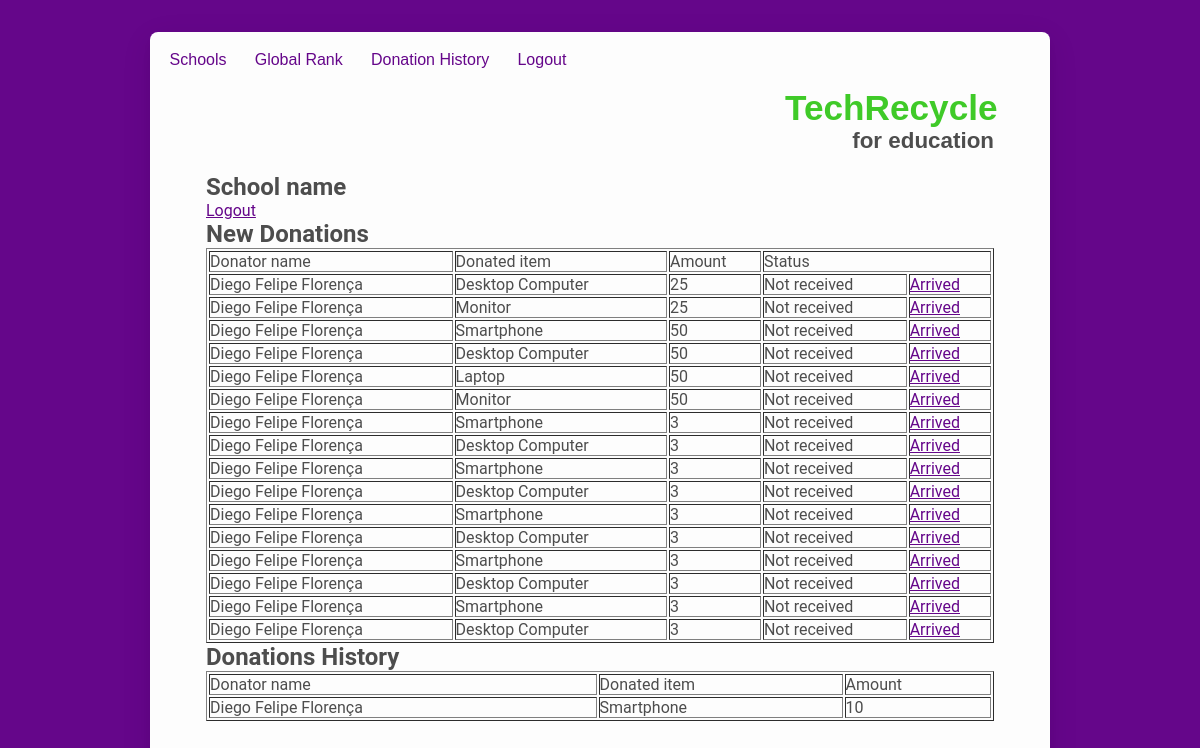
Before: /school_page (signed in) with the older database file.
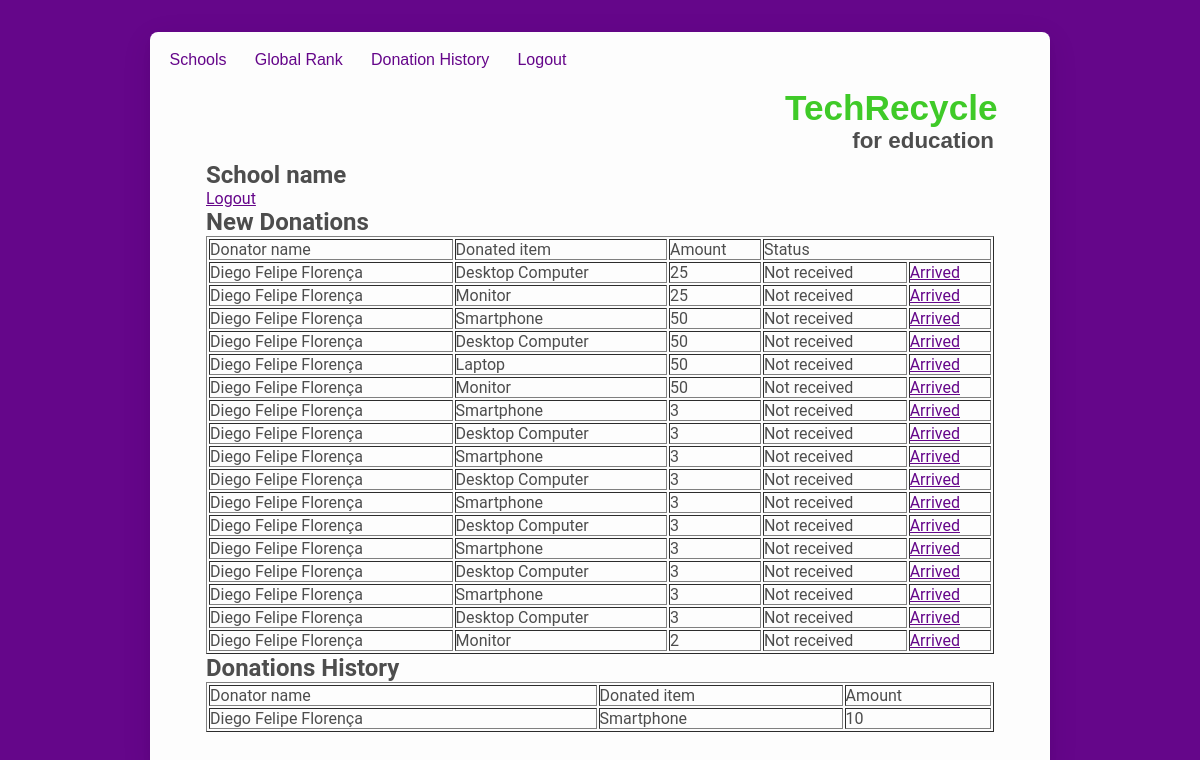
After: the same page with the newer database file.
### tables this page shows
CREATE TABLE "donations" (
	"id"	INTEGER,
	"user_id"	VARCHAR(255),
	"school_id"	VARCHAR(255),
	"item_id"	VARCHAR(255),
	"amount"	VARCHAR(255),
	"received"	INTEGER,
	PRIMARY KEY("id")
);

CREATE TABLE 'users' ( 'id' INTEGER PRIMARY KEY, 'name' VARCHAR(255), 'email' VARCHAR(255), 'password' VARCHAR(255), 'photo' VARCHAR(255) );

CREATE TABLE 'items' ( 'id' INTEGER PRIMARY KEY, 'name' VARCHAR(255), 'description' VARCHAR(255), 'icon' VARCHAR(255), 'scores' INTEGER );

### app.py (the view)
@app.route('/school_page')
def schoolPage():
    if 'userId' in session:
        schoolId = session['userId']
        con = sql.connect(DATABASE)
        con.row_factory = sql.Row
        cursor = con.cursor()
        itemId = request.args.get('id')
        if itemId:
            cursor.execute(
                'UPDATE `donations` SET `received` = 1 WHERE id = ?', [itemId])
            con.commit()
        cursor.execute(
            'SELECT donations.id, donations.amount, donations.received, users.name AS user, items.name AS item, items.scores FROM `donations` INNER JOIN `schools` ON schools.id = donations.school_id INNER JOIN `items` ON items.id = donations.item_id INNER JOIN `users` ON users.id = donations.user_id WHERE donations.school_id=?', [schoolId])
        donations = cursor.fetchall()
        return render_template('school_page.html', donations=donations)
    else:
        return redirect('/login')

### templates/school_page.html (shortened to what this page needs)
{% extends "layout.html" %}  {% block content %}
<h2>School name</h2>
<a href="/logout">Logout</a>
<h2>New Donations</h2>
<table border="1">
  <thead>
    <td>Donator name</td>
    <td>Donated item</td>
    <td>Amount</td>
    <td colspan="2">Status</td>
  </thead>
  {% for donation in donations %} {% if donation['received'] == 0 %}
  <tr>
    <td>{{ donation['user'] }}</td>
    <td>{{ donation['item'] }}</td>
    <td>{{ donation['amount'] }}</td>
    <td>Not received</td>
    <td><a href="/school_page?id={{ donation['id'] }}">Arrived</a></td>
  </tr>
  {% endif %} {% endfor %}
</table>
<h2>Donations History</h2>
<table border="1">
  <thead>
    <td>Donator name</td>
    <td>Donated item</td>
    <td>Amount</td>
  </thead>
  {% for donation in donations %} {% if donation['received'] == 1 %}
  <tr>
    <td>{{ donation['user'] }}</td>
    <td>{{ donation['item'] }}</td>
    <td>{{ donation['amount'] }}</td>
  </tr>
  {% endif %} {% endfor %}
</table>
{% endblock%}

### templates/layout.html (shortened to what this page needs)
<!DOCTYPE html>
<html lang="en">
  <head>
    <link
      rel="stylesheet"
      href="{{ url_for('static', filename='css/style.css') }}"
    />
  </head>
  <body>
    <div id="wrapper">
      <header>
        <a href="/" class="full-brand">
          <h1 class="brand">TechRecycle</h1>
          <span>for education</span>
        </a>
        <nav>
          <ul>
            {% if session['userId'] and session['isAdmin'] == undefined %}
            <li><a href="/schools">Schools</a></li>
            <li><a href="/rank">Global Rank</a></li>
            <li><a href="/user_page">Donation History</a></li>
            <li><a href="/logout">Logout</a></li>
            {% endif %}
          </ul>
        </nav>
      </header>
      <main>{% block content %} {% endblock %}</main>
    </div>
  </body>
</html>

### static/css/style.css (style rules this page uses)
:root { --primary: #4d4d4d; --secondary: #ffffff; --white: #fdfdfd; --darkgray: #3d3d3d; --lightgray: #8d8d8d; --lightergray: #f3f3f3; --green: #3fca28; --purple: #65068a; --font: 'Roboto', sans-serif; --shadow-small: 0px 2px 2px rgba(0, 0, 0, 0.04), 0px 2px 8px rgba(0, 0, 0, 0.08); --shadow: 0px 4px 4px rgba(0, 0, 0, 0.04), 0px 4px 16px rgba(0, 0, 0, 0.08); --shadow-big: 0px 8px 8px rgba(0, 0, 0, 0.04), 0px 8px 32px rgba(0, 0, 0, 0.08); }
* { margin: 0; padding: 0; -webkit-box-sizing: border-box; box-sizing: border-box; }
html, body, #root { max-height: 100vh; max-width: 100vw; height: 100%; width: 100%; }
body { padding: 2em; font-family: var(--font); color: var(--primary); background-color: var(--purple); }
a { color: var(--purple); }
header { position: relative; display: -webkit-box; display: -ms-flexbox; display: flex; margin-bottom: 20px; -webkit-box-orient: vertical; -webkit-box-direction: normal; -ms-flex-direction: column; flex-direction: column; font-family: 'Montserrat', sans-serif; }
header a.full-brand { width: 209px; display: block; text-align: right; -ms-flex-item-align: end; align-self: flex-end; text-decoration: none; }
header .brand { font-size: 2.2em; color: var(--green); }
header span { font-size: 1.4em; font-weight: bold; color: var(--primary); }
header nav { width: 436px; padding: 0 10px; position: absolute; top: -56px; left: -56px; border-radius: 8px 0 8px 0; }
header nav ul { display: -webkit-box; display: -ms-flexbox; display: flex; -webkit-box-pack: justify; -ms-flex-pack: justify; justify-content: space-between; }
header nav ul li { list-style: none; }
header nav ul li a { display: block; text-decoration: none; padding: 1.2em 0.6em; color: var(--purple); }
main { height: calc(100vh - 171px - 10em); display: -webkit-box; display: -ms-flexbox; display: flex; -webkit-box-orient: vertical; -webkit-box-direction: normal; -ms-flex-direction: column; flex-direction: column; -webkit-box-pack: center; -ms-flex-pack: center; justify-content: center; }
#wrapper { max-width: 900px; height: calc(100vh - 4em); padding: 3.5em; margin: auto; border-radius: 8px; background-color: var(--white); -webkit-box-shadow: var(--shadow-big); box-shadow: var(--shadow-big); }

Changed rows visible on the page:
added donations: user "Diego Felipe Florença", item "Monitor", amount "2", shown under "New Donations"
